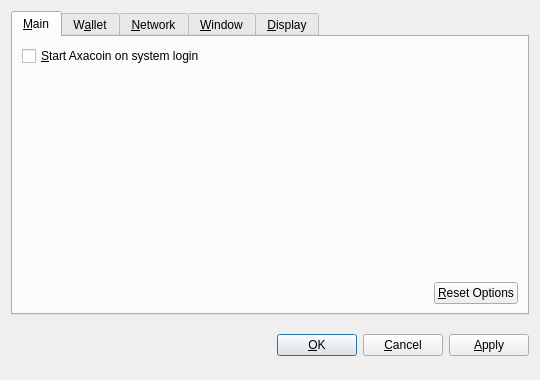
<?xml version="1.0" encoding="UTF-8"?>
<ui version="4.0">
 <class>OptionsDialog</class>
 <widget class="QDialog" name="OptionsDialog">
  <property name="geometry">
   <rect>
    <x>0</x>
    <y>0</y>
    <width>540</width>
    <height>380</height>
   </rect>
  </property>
  <property name="windowTitle">
   <string>Options</string>
  </property>
  <property name="modal">
   <bool>true</bool>
  </property>
  <layout class="QVBoxLayout" name="verticalLayout">
   <item>
    <widget class="QTabWidget" name="tabWidget">
     <property name="tabPosition">
      <enum>QTabWidget::North</enum>
     </property>
     <property name="currentIndex">
      <number>0</number>
     </property>
     <widget class="QWidget" name="tabMain">
      <attribute name="title">
       <string>&amp;Main</string>
      </attribute>
      <layout class="QVBoxLayout" name="verticalLayout_Main">
       <item>
        <widget class="QCheckBox" name="bitcoinAtStartup">
         <property name="toolTip">
          <string>Automatically start Axacoin after logging in to the system.</string>
         </property>
         <property name="text">
          <string>&amp;Start Axacoin on system login</string>
         </property>
        </widget>
       </item>
       <item>
        <spacer name="verticalSpacer_Main">
         <property name="orientation">
          <enum>Qt::Vertical</enum>
         </property>
         <property name="sizeHint" stdset="0">
          <size>
           <width>20</width>
           <height>40</height>
          </size>
         </property>
        </spacer>
       </item>
       <item>
        <layout class="QHBoxLayout" name="horizontalLayout_2_Main">
         <item>
          <spacer name="horizontalSpacer_2_Main">
           <property name="orientation">
            <enum>Qt::Horizontal</enum>
           </property>
           <property name="sizeHint" stdset="0">
            <size>
             <width>40</width>
             <height>20</height>
            </size>
           </property>
          </spacer>
         </item>
         <item>
          <widget class="QPushButton" name="resetButton">
           <property name="toolTip">
            <string>Reset all client options to default.</string>
           </property>
           <property name="text">
            <string>&amp;Reset Options</string>
           </property>
           <property name="autoDefault">
            <bool>false</bool>
           </property>
          </widget>
         </item>
        </layout>
       </item>
      </layout>
     </widget>
     <widget class="QWidget" name="tabWallet">
      <attribute name="title">
       <string>W&amp;allet</string>
      </attribute>
      <layout class="QVBoxLayout" name="verticalLayout_Network">
       <item>
        <widget class="QLabel" name="transactionFeeInfoLabel">
         <property name="text">
          <string>Optional transaction fee per kB that helps make sure your transactions are processed quickly. Most transactions are 1 kB.</string>
         </property>
         <property name="textFormat">
          <enum>Qt::PlainText</enum>
         </property>
         <property name="wordWrap">
          <bool>true</bool>
         </property>
        </widget>
       </item>
       <item>
        <layout class="QHBoxLayout" name="horizontalLayout_1_Main">
         <item>
          <widget class="QLabel" name="transactionFeeLabel">
           <property name="text">
            <string>Pay transaction &amp;fee</string>
           </property>
           <property name="textFormat">
            <enum>Qt::PlainText</enum>
           </property>
           <property name="buddy">
            <cstring>transactionFee</cstring>
           </property>
          </widget>
         </item>
         <item>
          <widget class="BitcoinAmountField" name="transactionFee"/>
         </item>
         <item>
          <spacer name="horizontalSpacer_1_Main">
           <property name="orientation">
            <enum>Qt::Horizontal</enum>
           </property>
           <property name="sizeHint" stdset="0">
            <size>
             <width>40</width>
             <height>20</height>
            </size>
           </property>
          </spacer>
         </item>
        </layout>
       </item>
       <item>
        <widget class="QLabel" name="label">
         <property name="text">
          <string>If you disable the spending of unconfirmed change, the change from a transaction cannot be used until that transaction has at least one confirmation. This also affects how your balance is computed.</string>
         </property>
         <property name="wordWrap">
          <bool>true</bool>
         </property>
        </widget>
       </item>
       <item>
        <widget class="QCheckBox" name="spendZeroConfChange">
         <property name="text">
          <string>Spend unconfirmed change  (experts only)</string>
         </property>
        </widget>
       </item>
       <item>
        <spacer name="verticalSpacer">
         <property name="orientation">
          <enum>Qt::Vertical</enum>
         </property>
         <property name="sizeHint" stdset="0">
          <size>
           <width>20</width>
           <height>40</height>
          </size>
         </property>
        </spacer>
       </item>
      </layout>
     </widget>
     <widget class="QWidget" name="tabNetwork">
      <attribute name="title">
       <string>&amp;Network</string>
      </attribute>
      <layout class="QVBoxLayout" name="verticalLayout_Network">
       <item>
        <widget class="QCheckBox" name="mapPortUpnp">
         <property name="toolTip">
          <string>Automatically open the Axacoin client port on the router. This only works when your router supports UPnP and it is enabled.</string>
         </property>
         <property name="text">
          <string>Map port using &amp;UPnP</string>
         </property>
        </widget>
       </item>
       <item>
        <widget class="QCheckBox" name="connectSocks">
         <property name="toolTip">
          <string>Connect to the Axacoin network through a SOCKS proxy (e.g. when connecting through Tor).</string>
         </property>
         <property name="text">
          <string>&amp;Connect through SOCKS proxy:</string>
         </property>
        </widget>
       </item>
       <item>
        <layout class="QHBoxLayout" name="horizontalLayout_Network">
         <item>
          <widget class="QLabel" name="proxyIpLabel">
           <property name="text">
            <string>Proxy &amp;IP:</string>
           </property>
           <property name="textFormat">
            <enum>Qt::PlainText</enum>
           </property>
           <property name="buddy">
            <cstring>proxyIp</cstring>
           </property>
          </widget>
         </item>
         <item>
          <widget class="QValidatedLineEdit" name="proxyIp">
           <property name="maximumSize">
            <size>
             <width>140</width>
             <height>16777215</height>
            </size>
           </property>
           <property name="toolTip">
            <string>IP address of the proxy (e.g. 127.0.0.1)</string>
           </property>
          </widget>
         </item>
         <item>
          <widget class="QLabel" name="proxyPortLabel">
           <property name="text">
            <string>&amp;Port:</string>
           </property>
           <property name="textFormat">
            <enum>Qt::PlainText</enum>
           </property>
           <property name="buddy">
            <cstring>proxyPort</cstring>
           </property>
          </widget>
         </item>
         <item>
          <widget class="QLineEdit" name="proxyPort">
           <property name="maximumSize">
            <size>
             <width>55</width>
             <height>16777215</height>
            </size>
           </property>
           <property name="toolTip">
            <string>Port of the proxy (e.g. 9050)</string>
           </property>
          </widget>
         </item>
         <item>
          <widget class="QLabel" name="socksVersionLabel">
           <property name="text">
            <string>SOCKS &amp;Version:</string>
           </property>
           <property name="textFormat">
            <enum>Qt::PlainText</enum>
           </property>
           <property name="buddy">
            <cstring>socksVersion</cstring>
           </property>
          </widget>
         </item>
         <item>
          <widget class="QValueComboBox" name="socksVersion">
           <property name="toolTip">
            <string>SOCKS version of the proxy (e.g. 5)</string>
           </property>
          </widget>
         </item>
         <item>
          <spacer name="horizontalSpacer_Network">
           <property name="orientation">
            <enum>Qt::Horizontal</enum>
           </property>
           <property name="sizeHint" stdset="0">
            <size>
             <width>40</width>
             <height>20</height>
            </size>
           </property>
          </spacer>
         </item>
        </layout>
       </item>
       <item>
        <spacer name="verticalSpacer_Network">
         <property name="orientation">
          <enum>Qt::Vertical</enum>
         </property>
         <property name="sizeHint" stdset="0">
          <size>
           <width>20</width>
           <height>40</height>
          </size>
         </property>
        </spacer>
       </item>
      </layout>
     </widget>
     <widget class="QWidget" name="tabWindow">
      <attribute name="title">
       <string>&amp;Window</string>
      </attribute>
      <layout class="QVBoxLayout" name="verticalLayout_Window">
       <item>
        <widget class="QCheckBox" name="minimizeToTray">
         <property name="toolTip">
          <string>Show only a tray icon after minimizing the window.</string>
         </property>
         <property name="text">
          <string>&amp;Minimize to the tray instead of the taskbar</string>
         </property>
        </widget>
       </item>
       <item>
        <widget class="QCheckBox" name="minimizeOnClose">
         <property name="toolTip">
          <string>Minimize instead of exit the application when the window is closed. When this option is enabled, the application will be closed only after selecting Quit in the menu.</string>
         </property>
         <property name="text">
          <string>M&amp;inimize on close</string>
         </property>
        </widget>
       </item>
       <item>
        <spacer name="verticalSpacer_Window">
         <property name="orientation">
          <enum>Qt::Vertical</enum>
         </property>
         <property name="sizeHint" stdset="0">
          <size>
           <width>20</width>
           <height>40</height>
          </size>
         </property>
        </spacer>
       </item>
      </layout>
     </widget>
     <widget class="QWidget" name="tabDisplay">
      <attribute name="title">
       <string>&amp;Display</string>
      </attribute>
      <layout class="QVBoxLayout" name="verticalLayout_Display">
       <item>
        <layout class="QHBoxLayout" name="horizontalLayout_1_Display">
         <item>
          <widget class="QLabel" name="langLabel">
           <property name="text">
            <string>User Interface &amp;language:</string>
           </property>
           <property name="textFormat">
            <enum>Qt::PlainText</enum>
           </property>
           <property name="buddy">
            <cstring>lang</cstring>
           </property>
          </widget>
         </item>
         <item>
          <widget class="QValueComboBox" name="lang">
           <property name="toolTip">
            <string>The user interface language can be set here. This setting will take effect after restarting Axacoin.</string>
           </property>
          </widget>
         </item>
        </layout>
       </item>
       <item>
        <layout class="QHBoxLayout" name="horizontalLayout_2_Display">
         <item>
          <widget class="QLabel" name="unitLabel">
           <property name="text">
            <string>&amp;Unit to show amounts in:</string>
           </property>
           <property name="textFormat">
            <enum>Qt::PlainText</enum>
           </property>
           <property name="buddy">
            <cstring>unit</cstring>
           </property>
          </widget>
         </item>
         <item>
          <widget class="QValueComboBox" name="unit">
           <property name="toolTip">
            <string>Choose the default subdivision unit to show in the interface and when sending coins.</string>
           </property>
          </widget>
         </item>
        </layout>
       </item>
       <item>
        <widget class="QCheckBox" name="displayAddresses">
         <property name="toolTip">
          <string>Whether to show Axacoin addresses in the transaction list or not.</string>
         </property>
         <property name="text">
          <string>&amp;Display addresses in transaction list</string>
         </property>
        </widget>
       </item>
       <item>
        <widget class="QCheckBox" name="coinControlFeatures">
         <property name="toolTip">
          <string>Whether to show coin control features or not.</string>
         </property>
         <property name="text">
          <string>Display coin &amp;control features (experts only!)</string>
         </property>
        </widget>
       </item>
       <item>
        <spacer name="verticalSpacer_Display">
         <property name="orientation">
          <enum>Qt::Vertical</enum>
         </property>
         <property name="sizeHint" stdset="0">
          <size>
           <width>20</width>
           <height>40</height>
          </size>
         </property>
        </spacer>
       </item>
      </layout>
     </widget>
    </widget>
   </item>
   <item>
    <layout class="QHBoxLayout" name="horizontalLayout_Buttons">
     <item>
      <spacer name="horizontalSpacer_1">
       <property name="orientation">
        <enum>Qt::Horizontal</enum>
       </property>
       <property name="sizeHint" stdset="0">
        <size>
         <width>40</width>
         <height>48</height>
        </size>
       </property>
      </spacer>
     </item>
     <item>
      <widget class="QLabel" name="statusLabel">
       <property name="font">
        <font>
         <weight>75</weight>
         <bold>true</bold>
        </font>
       </property>
       <property name="text">
        <string/>
       </property>
       <property name="textFormat">
        <enum>Qt::PlainText</enum>
       </property>
       <property name="wordWrap">
        <bool>true</bool>
       </property>
      </widget>
     </item>
     <item>
      <spacer name="horizontalSpacer_2">
       <property name="orientation">
        <enum>Qt::Horizontal</enum>
       </property>
       <property name="sizeHint" stdset="0">
        <size>
         <width>40</width>
         <height>48</height>
        </size>
       </property>
      </spacer>
     </item>
     <item>
      <widget class="QPushButton" name="okButton">
       <property name="text">
        <string>&amp;OK</string>
       </property>
      </widget>
     </item>
     <item>
      <widget class="QPushButton" name="cancelButton">
       <property name="text">
        <string>&amp;Cancel</string>
       </property>
       <property name="autoDefault">
        <bool>false</bool>
       </property>
      </widget>
     </item>
     <item>
      <widget class="QPushButton" name="applyButton">
       <property name="text">
        <string>&amp;Apply</string>
       </property>
       <property name="autoDefault">
        <bool>false</bool>
       </property>
      </widget>
     </item>
    </layout>
   </item>
  </layout>
 </widget>
 <customwidgets>
  <customwidget>
   <class>BitcoinAmountField</class>
   <extends>QSpinBox</extends>
   <header>bitcoinamountfield.h</header>
  </customwidget>
  <customwidget>
   <class>QValueComboBox</class>
   <extends>QComboBox</extends>
   <header>qvaluecombobox.h</header>
  </customwidget>
  <customwidget>
   <class>QValidatedLineEdit</class>
   <extends>QLineEdit</extends>
   <header>qvalidatedlineedit.h</header>
  </customwidget>
 </customwidgets>
 <resources/>
 <connections/>
</ui>
